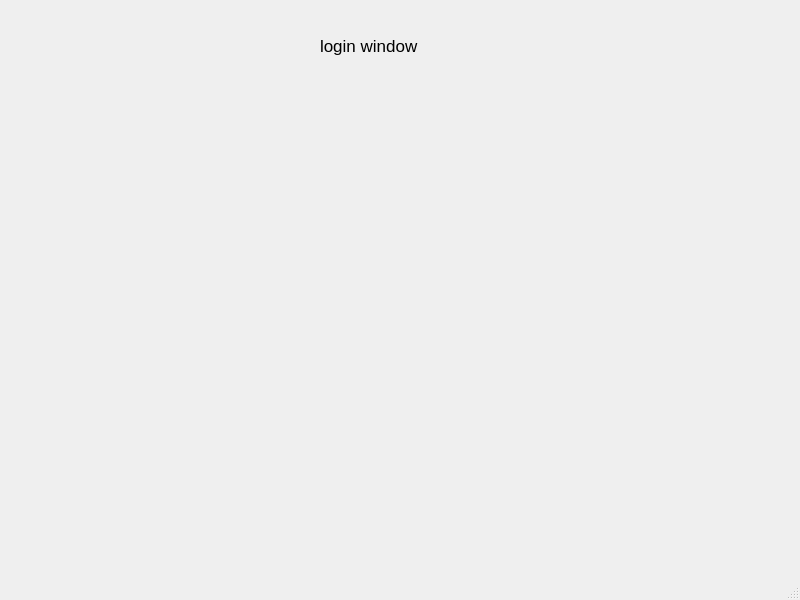
<?xml version="1.0" encoding="UTF-8"?>
<ui version="4.0">
 <class>loginwindow</class>
 <widget class="QMainWindow" name="loginwindow">
  <property name="geometry">
   <rect>
    <x>0</x>
    <y>0</y>
    <width>800</width>
    <height>600</height>
   </rect>
  </property>
  <property name="windowTitle">
   <string>MainWindow</string>
  </property>
  <widget class="QWidget" name="centralwidget">
   <widget class="QLabel" name="label">
    <property name="geometry">
     <rect>
      <x>320</x>
      <y>20</y>
      <width>141</width>
      <height>51</height>
     </rect>
    </property>
    <property name="font">
     <font>
      <pointsize>13</pointsize>
     </font>
    </property>
    <property name="text">
     <string>login window</string>
    </property>
   </widget>
  </widget>
  <widget class="QMenuBar" name="menubar">
   <property name="geometry">
    <rect>
     <x>0</x>
     <y>0</y>
     <width>800</width>
     <height>25</height>
    </rect>
   </property>
  </widget>
  <widget class="QStatusBar" name="statusbar"/>
 </widget>
 <resources/>
 <connections/>
</ui>
